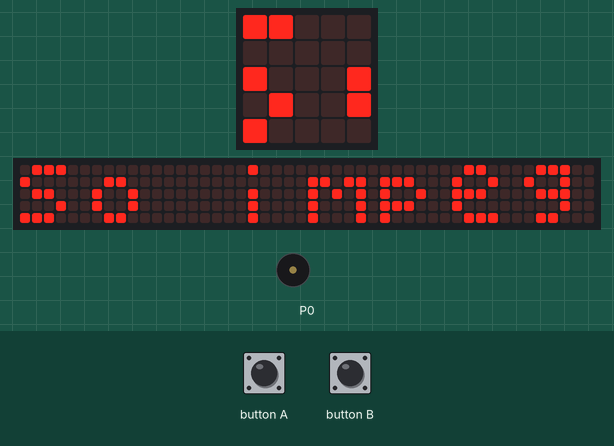
Recording of a program running on a simulated BBC micro:bit (MakeCode). Parts: the board's 5×5 LED display, a strip that is not on the board, showing the scrolling text unrolled, buzzer (waves = sounding). Inputs (shaded band) come from the test bench. The 48×5 strip is a reading aid, not a part: it shows the text the display is scrolling, unrolled, one strip-width of it at a time.

Above: at 1.2 s.
1.3 s: button B pressed for 0.15 s
At 2.8 s:
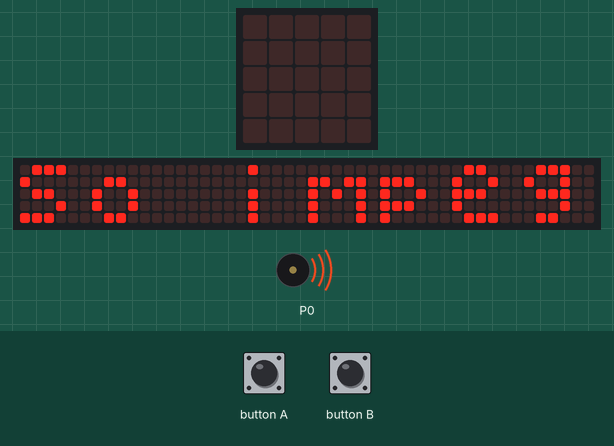
At 18.4 s:
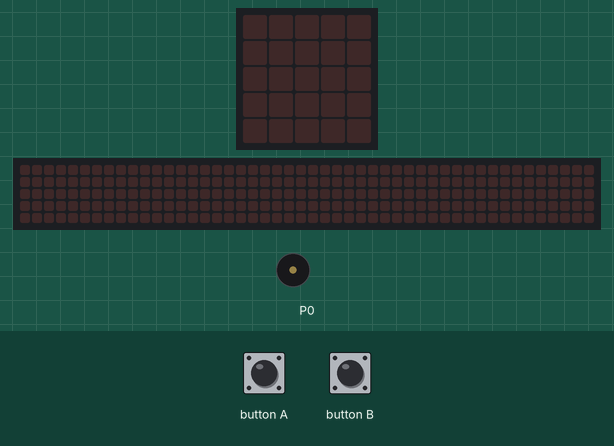
Timing chart, 0 to 19.6 s (numbered marks = the images above; inputs shaded):
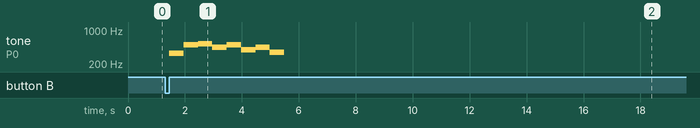

The program:

main.ts
```typescript
input.onButtonPressed(Button.A, function () {
    basic.showLeds(`
        # # # . .
        # . . # .
        # # # # .
        # . . # .
        # # # . .
        `)
    basic.showLeds(`
        # # # # .
        # . . . #
        # # # # #
        # . # . .
        # . . # .
        `)
    basic.showLeds(`
        . # # . .
        # . . # .
        # . . # .
        # . . # .
        . # # . .
        `)
})
input.onGesture(Gesture.Shake, function () {
    basic.showString("Non disturbare")
})
input.onButtonPressed(Button.B, function () {
    music.play(music.stringPlayable("E B C5 A B G A F ", 120), music.PlaybackMode.UntilDone)
})
input.onGesture(Gesture.ScreenUp, function () {
    basic.showString("So impegnat vattin!")
})
```

test.ts
```typescript
// i test vanno qui; questi non saranno compilati quando questo pacchetto viene usato come estensione.
```

Measured:
- after the input at 1.3 s, tone on P0: plays 330 Hz for 0.51 s, 494 Hz for 0.51 s, 523 Hz for 0.51 s, 440 Hz for 0.51 s, 494 Hz for 0.51 s, 392 Hz for 0.51 s … (8 notes in this stretch), starting after 0.15 s
- what the display in image 1 shows lasts 0.7 s, from 2.4 s to 3.1 s
